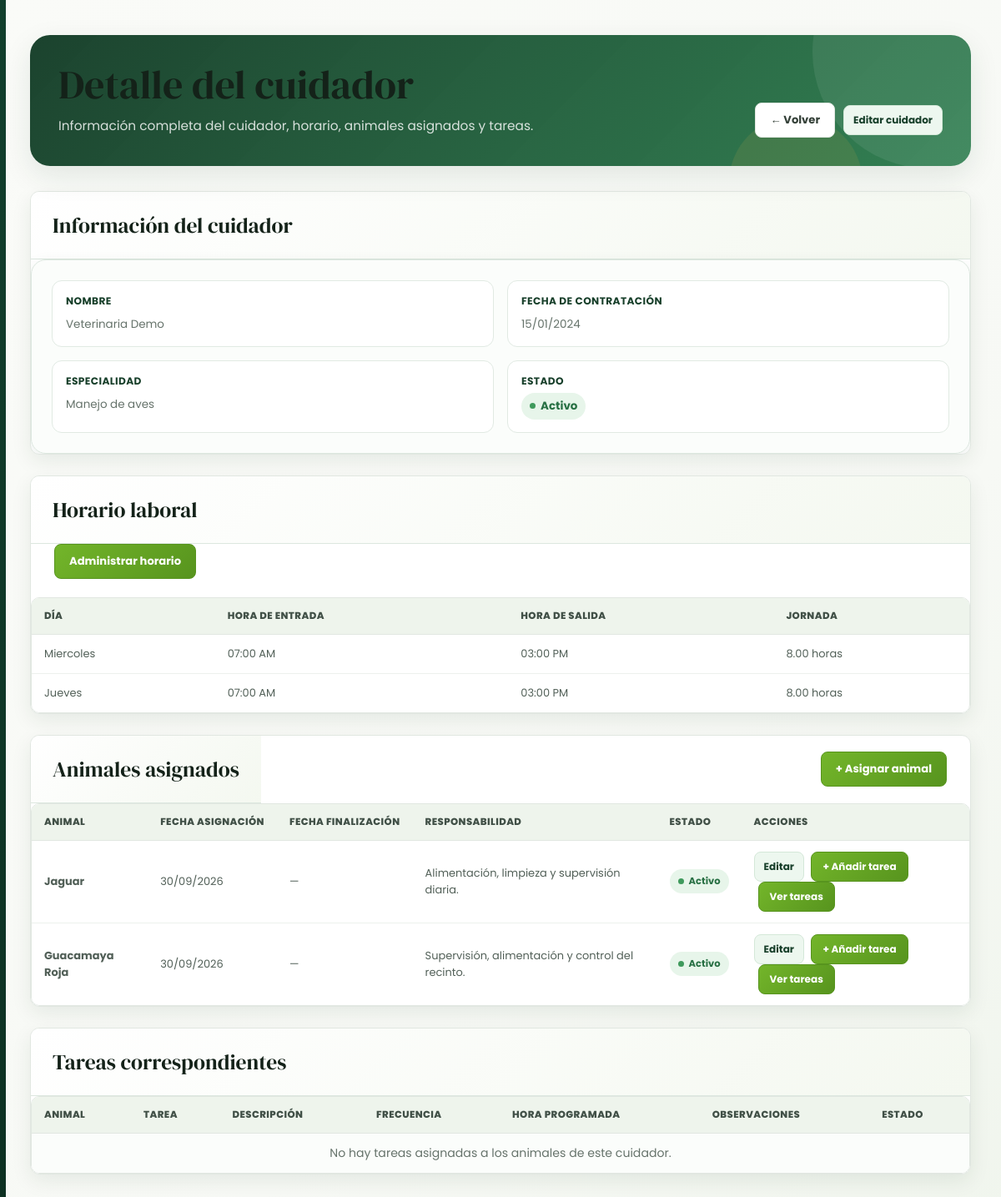
/cuidadores/cuidador_ver.php?id=1 (signed in), run on the app's committed database.
### tables this page shows
CREATE TABLE cuidador (
    id_cuidador INT AUTO_INCREMENT PRIMARY KEY,
    id_usuario INT NOT NULL UNIQUE,
    fecha_contratacion DATE NOT NULL,
    especialidad VARCHAR(100),
    estado ENUM('Activo', 'Inactivo') NOT NULL DEFAULT 'Activo',

    CONSTRAINT fk_cuidador_usuario
        FOREIGN KEY (id_usuario)
        REFERENCES usuario(id_usuario)
        ON DELETE CASCADE
);

CREATE TABLE usuario(
    id_usuario INT AUTO_INCREMENT PRIMARY KEY,
    nombre VARCHAR(100) NOT NULL,
    correo VARCHAR(100) NOT NULL UNIQUE,
    telefono VARCHAR(20),
    fecha_nacimiento DATE
);

CREATE TABLE horario_cuidador (
    id_horario INT AUTO_INCREMENT PRIMARY KEY,
    id_cuidador INT NOT NULL,

    dia_semana ENUM(
        'Lunes',
        'Martes',
        'Miercoles',
        'Jueves',
        'Viernes',
        'Sabado',
        'Domingo'
    ) NOT NULL,

    hora_entrada TIME NOT NULL,
    hora_salida TIME NOT NULL,
      estado ENUM(
        'activo',
        'inactivo'
    ) NOT NULL DEFAULT 'activo',

    CONSTRAINT fk_horario_cuidador
        FOREIGN KEY (id_cuidador)
        REFERENCES cuidador(id_cuidador)
        ON DELETE CASCADE,

    CONSTRAINT chk_horario_cuidador
        CHECK (hora_entrada < hora_salida),

    UNIQUE(id_cuidador, dia_semana)

);

CREATE TABLE cuidador_animal (
    id_cuidador_animal INT AUTO_INCREMENT PRIMARY KEY,
    id_cuidador INT NOT NULL,
    id_animal INT NOT NULL,
    fecha_asignacion DATE NOT NULL,
    fecha_finalizacion DATE NULL,

    responsabilidad VARCHAR(255) NOT NULL,

    estado ENUM(
        'Activo',
        'Finalizado'
    ) NOT NULL DEFAULT 'Activo',

    CONSTRAINT fk_cuidador_animal_cuidador
        FOREIGN KEY (id_cuidador)
        REFERENCES cuidador(id_cuidador)
        ON DELETE CASCADE,

    CONSTRAINT fk_cuidador_animal_animal
        FOREIGN KEY (id_animal)
        REFERENCES animal(id_animal)
        ON DELETE CASCADE,

    CONSTRAINT chk_fechas_asignacion
        CHECK (
            fecha_finalizacion IS NULL
            OR fecha_finalizacion >= fecha_asignacion
        )

);

CREATE TABLE animal (
    id_animal INT AUTO_INCREMENT PRIMARY KEY,
    codigo_animal VARCHAR(20) NOT NULL UNIQUE,
    nombre_animal VARCHAR(100) NOT NULL,
    fecha_nacimiento DATE NOT NULL,
    fecha_entrada DATE NOT NULL,
    peso DECIMAL(10,2) NOT NULL,
    altura DECIMAL(5,2) NOT NULL,
    foto LONGBLOB NULL,
    id_habitat INT NULL,

    CONSTRAINT fk_animal_habitat
        FOREIGN KEY (id_habitat)
        REFERENCES habitat(id_habitat)
        ON UPDATE CASCADE
        ON DELETE SET NULL

);

### app/modulos/cuidadores/cuidador_ver.php (the view, shortened to what the rows shown need)
<?php
require_once __DIR__ . "/../../../config/database.php";
function escapar($texto): string
{
    return htmlspecialchars(
        (string) $texto,
        ENT_QUOTES,
        "UTF-8"
    );
}
function fechaMostrar($fecha): string
{
    if (
        empty($fecha) ||
        $fecha === "0000-00-00"
    ) {
        return "—";
    }
    $timestamp = strtotime($fecha);
    return date(
        "d/m/Y",
        $timestamp
    );
}
function horaMostrar($hora): string
{
    $timestamp = strtotime($hora);
    return date(
        "h:i A",
        $timestamp
    );
}
$id_cuidador = (int) $_GET["id"];
$sqlCuidador = "
    SELECT
        c.id_cuidador,
        u.nombre,
        c.fecha_contratacion,
        c.especialidad,
        c.estado
    FROM cuidador c
    INNER JOIN usuario u
        ON c.id_usuario = u.id_usuario
    WHERE c.id_cuidador = ?
    LIMIT 1
";
$stmtCuidador =
    $conexion->prepare(
        $sqlCuidador
    );
$stmtCuidador->bind_param(
    "i",
    $id_cuidador
);
$stmtCuidador->execute();
$resultadoCuidador =
    $stmtCuidador->get_result();
$cuidador =
    $resultadoCuidador->fetch_assoc();
$sqlHorarios = "
    SELECT
        id_horario,
        id_cuidador,
        dia_semana,
        hora_entrada,
        hora_salida
    FROM horario_cuidador
    WHERE id_cuidador = ?
      AND estado = 'activo'
    ORDER BY
        FIELD(
            dia_semana,
            'Lunes',
            'Martes',
            'Miercoles',
            'Jueves',
            'Viernes',
            'Sabado',
            'Domingo'
        ),
        hora_entrada
";
$stmtHorarios =
    $conexion->prepare(
        $sqlHorarios
    );
$stmtHorarios->bind_param(
    "i",
    $id_cuidador
);
$stmtHorarios->execute();
$horarios =
    $stmtHorarios->get_result();
$sqlAnimales = "
    SELECT
        ca.id_cuidador_animal,
        ca.id_cuidador,
        ca.id_animal,
        ca.fecha_asignacion,
        ca.fecha_finalizacion,
        ca.responsabilidad,
        ca.estado,
        a.nombre_animal
    FROM cuidador_animal ca
    INNER JOIN animal a
        ON a.id_animal = ca.id_animal
    WHERE ca.id_cuidador = ?
    ORDER BY
        CASE
            WHEN ca.estado = 'Activo'
            THEN 0
            ELSE 1
        END,
        ca.fecha_asignacion DESC
";
$stmtAnimales =
    $conexion->prepare(
        $sqlAnimales
    );
$stmtAnimales->bind_param(
    "i",
    $id_cuidador
);
$stmtAnimales->execute();
$animales =
    $stmtAnimales->get_result();
?>
<!DOCTYPE html>
<html lang="es">
<head>
    <link
        rel="stylesheet"
        href="../css/cuidadores1.css"
    >
    <link rel="stylesheet" href="../css/crud-modern.css?v=1">
    <link rel="stylesheet" href="../css/ecofauna-unified.css?v=1">
</head>
<body class="ecofauna-unified crud-modern">
<div class="contenedor">
<div class="encabezado">
    <div>
        <h1>
            Detalle del cuidador
        </h1>
    </div>
</div>
<div class="tarjeta">
    <h2 class="titulo">
        Información del cuidador
    </h2>
    <div class="datos">
        <div class="dato">
            <strong>
                Nombre
            </strong>
            <span>
                <?= escapar(
                    $cuidador["nombre"]
                ) ?>
            </span>
        </div>
        <div class="dato">
            <strong>
                Fecha de contratación
            </strong>
            <span>
                <?= fechaMostrar(
                    $cuidador[
                        "fecha_contratacion"
                    ]
                ) ?>
            </span>
        </div>
        <div class="dato">
            <strong>
                Especialidad
            </strong>
            <span>
                <?= escapar(
                    $cuidador[
                        "especialidad"
                    ]
                    ?: "Sin especialidad"
                ) ?>
            </span>
        </div>
    </div>
</div>
<div class="tarjeta">
    <h2 class="titulo">
        Horario laboral
    </h2>
    <div class="tabla-contenedor">
        <table>
            <thead>
                <tr>
                    <th>
                        Día
                    </th>
                    <th>
                        Hora de entrada
                    </th>
                    <th>
                        Hora de salida
                    </th>
                    <th>
                        Jornada
                    </th>
                </tr>
            </thead>
            <tbody>
            <?php if (
                $horarios->num_rows > 0
            ): ?>
                <?php while (
                    $horario =
                        $horarios->fetch_assoc()
                ): ?>
                    <tr>
                        <td>
                            <?= escapar(
                                $horario[
                                    "dia_semana"
                                ]
                            ) ?>
                        </td>
                        <td>
                            <?= horaMostrar(
                                $horario[
                                    "hora_entrada"
                                ]
                            ) ?>
                        </td>
                        <td>
                            <?= horaMostrar(
                                $horario[
                                    "hora_salida"
                                ]
                            ) ?>
                        </td>
                        <td>
                            <?php
                            $entrada =
                                strtotime(
                                    $horario[
                                        "hora_entrada"
                                    ]
                                );
                            $salida =
                                strtotime(
                                    $horario[
                                        "hora_salida"
                                    ]
                                );
                            $horas =
                                (
                                    $salida
                                    - $entrada
                                ) / 3600;
                            echo number_format(
                                $horas,
                                2
                            );
                            ?>
                            horas
                        </td>
                    </tr>
                <?php endwhile; ?>
            <?php endif; ?>
            </tbody>
        </table>
    </div>
</div>
<div class="tarjeta">
    <div
        style="
            display:flex;
            align-items:center;
            justify-content:space-between;
            gap:15px;
        "
    >
        <h2 class="titulo">
            Animales asignados
        </h2>
    </div>
    <div class="tabla-contenedor">
        <table>
            <thead>
                <tr>
                    <th>
                        Animal
                    </th>
                    <th>
                        Fecha asignación
                    </th>
                    <th>
                        Fecha finalización
                    </th>
                    <th>
                        Responsabilidad
                    </th>
                    <th>
                        Estado
                    </th>
                    <th>
                        Acciones
                    </th>
                </tr>
            </thead>
            <tbody>
            <?php if (
                $animales->num_rows > 0
            ): ?>
                <?php while (
                    $animal =
                        $animales->fetch_assoc()
                ): ?>
                    <tr>
                        <td>
                            <strong>
                                <?= escapar(
                                    $animal[
                                        "nombre_animal"
                                    ]
                                ) ?>
                            </strong>
                        </td>
                        <td>
                            <?= fechaMostrar(
                                $animal[
                                    "fecha_asignacion"
                                ]
                            ) ?>
                        </td>
                        <td>
                            <?= fechaMostrar(
                                $animal[
                                    "fecha_finalizacion"
                                ]
                            ) ?>
                        </td>
                        <td>
                            <?= nl2br(
                                escapar(
                                    $animal[
                                        "responsabilidad"
                                    ]
                                )
                            ) ?>
                        </td>
                        <td>
                            <?php if (
                                $animal["estado"]
                                === "Activo"
                            ): ?>
                                <span
                                    class="estado activo"
                                >
                                    Activo
                                </span>
                            <?php endif; ?>
                        </td>
                        <td>
                            <a
                                href="editar_asignacion.php?id=<?= (int) $animal[
                                    "id_cuidador_animal"
                                ] ?>"
                                class="boton editar"
                            >
                                Editar
                            </a>
                            <?php if (
                                $animal["estado"] === "Activo"
                                &&
                                $cuidador["estado"] === "Activo"
                            ): ?>
                                <a
                                    href="asignar_tarea.php?id_cuidador_animal=<?= (int) $animal[
                                        "id_cuidador_animal"
                                    ] ?>"
                                    class="boton guardar"
                                    style="
                                        min-height:36px;
                                        padding:0 13px;
                                        border-radius:10px;
                                        font-size:.75rem;
                                        margin-left:5px;
                                    "
                                >
                                    + Añadir tarea
                                </a>
                            <?php endif; ?>
                            <button
                                type="button"
                                class="boton guardar"
                                onclick="verTareas(
                                    <?= (int) $animal[
                                        "id_cuidador_animal"
                                    ] ?>
                                )"
                                style="
                                    min-height:36px;
                                    padding:0 13px;
                                    border-radius:10px;
                                    font-size:.75rem;
                                    margin-left:5px;
                                "
                            >
                                Ver tareas
                            </button>
                        </td>
                    </tr>
                <?php endwhile; ?>
            <?php endif; ?>
            </tbody>
        </table>
    </div>
</div>
<div
    class="tarjeta"
    id="seccion-tareas"
>
    <h2 class="titulo">
        Tareas correspondientes
    </h2>
    <div class="tabla-contenedor">
        <table>
            <thead>
                <tr>
                    <th>
                        Animal
                    </th>
                    <th>
                        Tarea
                    </th>
                    <th>
                        Descripción
                    </th>
                    <th>
                        Frecuencia
                    </th>
                    <th>
                        Hora programada
                    </th>
                    <th>
                        Observaciones
                    </th>
                    <th>
                        Estado
                    </th>
                </tr>
            </thead>
        </table>
    </div>
</div>
</div>
</body>
</html>

### data on the page
cuidador: id_usuario.nombre "Veterinaria Demo", fecha_contratacion "15/01/2024", especialidad "Manejo de aves"
horario_cuidador: dia_semana "Miercoles", hora_entrada "07:00 AM", hora_salida "03:00 PM", horas "8.00"
horario_cuidador: dia_semana "Jueves", hora_entrada "07:00 AM", hora_salida "03:00 PM", horas "8.00"
cuidador_animal: id_animal.nombre_animal "Jaguar", fecha_asignacion "30/09/2026", fecha_finalizacion "—", responsabilidad "Alimentación, limpieza y supervisión diaria.", estado "Activo"
cuidador_animal: id_animal.nombre_animal "Guacamaya Roja", fecha_asignacion "30/09/2026", fecha_finalizacion "—", responsabilidad "Supervisión, alimentación y control del recinto.", estado "Activo"
